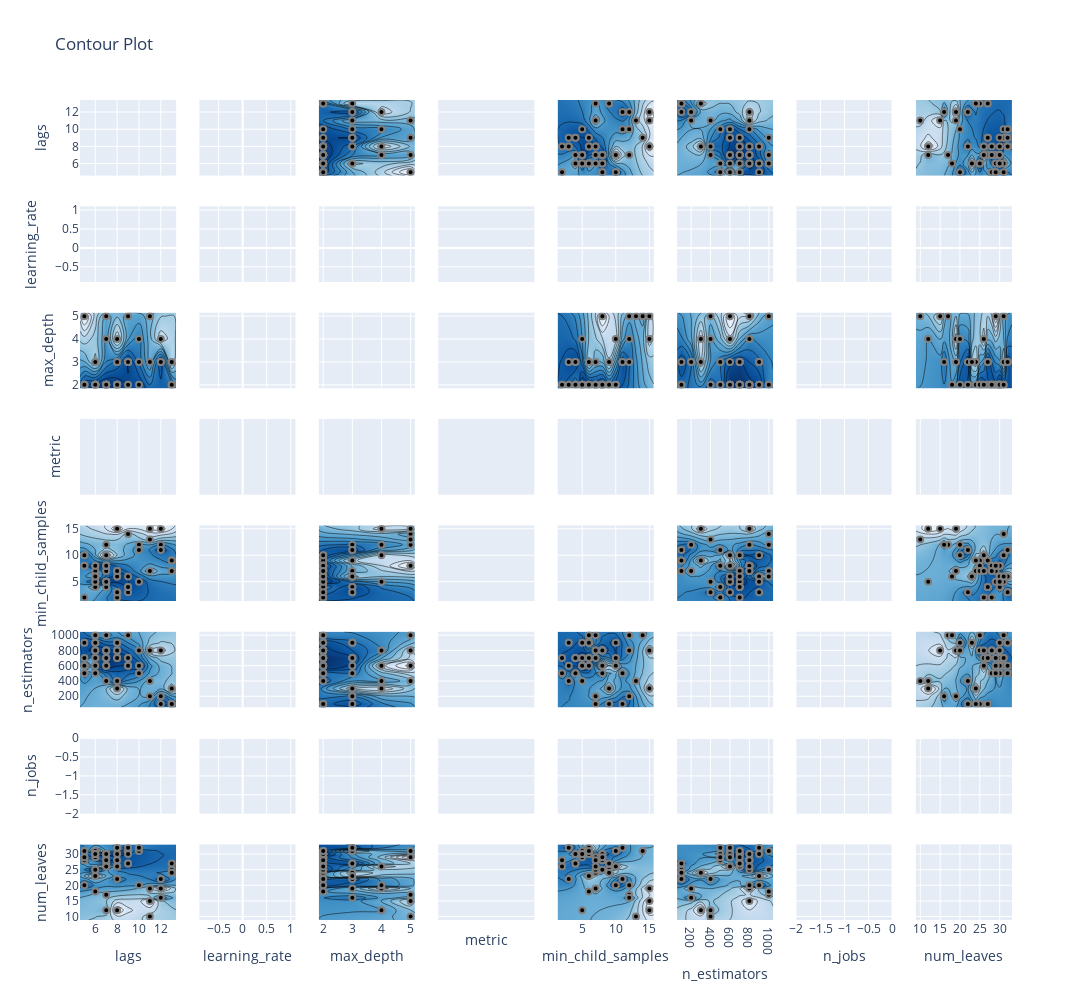

This figure's notebook cell:
### Code cell
example_location = 'US'

fig = plot_contour(locations_studies[example_location])
fig.update_layout(width=1200, height=1000)
fig.show(config=plotly_config)
